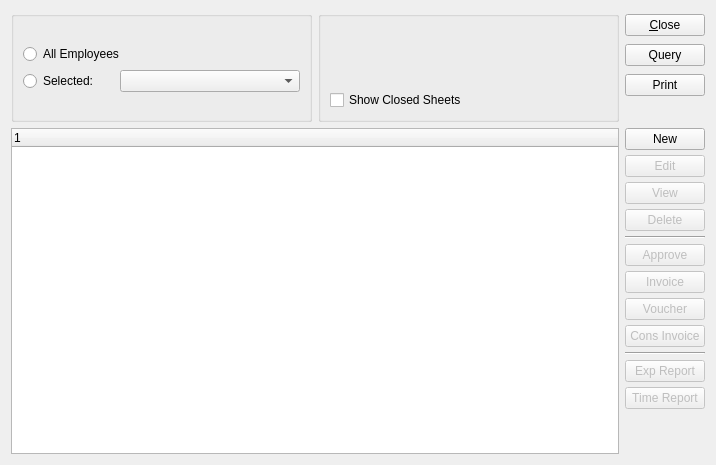
<?xml version="1.0" encoding="UTF-8"?>
<ui version="4.0">
 <comment>This file is part of the xTuple ERP: PostBooks Edition, a free and
open source Enterprise Resource Planning software suite,
Copyright (c) 1999-2009 by OpenMFG LLC, d/b/a xTuple.
It is licensed to you under the Common Public Attribution License
version 1.0, the full text of which (including xTuple-specific Exhibits)
is available at www.xtuple.com/CPAL.  By using this software, you agree
to be bound by its terms.</comment>
 <class>tesheet</class>
 <widget class="QWidget" name="tesheet">
  <property name="geometry">
   <rect>
    <x>0</x>
    <y>0</y>
    <width>716</width>
    <height>465</height>
   </rect>
  </property>
  <property name="sizePolicy">
   <sizepolicy hsizetype="MinimumExpanding" vsizetype="MinimumExpanding">
    <horstretch>0</horstretch>
    <verstretch>0</verstretch>
   </sizepolicy>
  </property>
  <property name="minimumSize">
   <size>
    <width>700</width>
    <height>370</height>
   </size>
  </property>
  <property name="windowTitle">
   <string>Open Sheets</string>
  </property>
  <layout class="QGridLayout" name="gridLayout_3">
   <item row="0" column="0">
    <widget class="QGroupBox" name="_empGrp">
     <property name="sizePolicy">
      <sizepolicy hsizetype="Expanding" vsizetype="Fixed">
       <horstretch>0</horstretch>
       <verstretch>0</verstretch>
      </sizepolicy>
     </property>
     <property name="minimumSize">
      <size>
       <width>301</width>
       <height>111</height>
      </size>
     </property>
     <property name="baseSize">
      <size>
       <width>0</width>
       <height>0</height>
      </size>
     </property>
     <property name="title">
      <string/>
     </property>
     <layout class="QGridLayout" name="gridLayout_2">
      <item row="0" column="1">
       <layout class="QGridLayout" name="gridLayout">
        <item row="0" column="0" colspan="2">
         <widget class="QRadioButton" name="_showAllEmployees">
          <property name="text">
           <string>All Employees</string>
          </property>
         </widget>
        </item>
        <item row="1" column="0">
         <widget class="QRadioButton" name="_selected">
          <property name="text">
           <string>Selected:</string>
          </property>
         </widget>
        </item>
        <item row="1" column="1">
         <widget class="XComboBox" name="_employees">
          <property name="minimumSize">
           <size>
            <width>180</width>
            <height>0</height>
           </size>
          </property>
         </widget>
        </item>
       </layout>
      </item>
     </layout>
    </widget>
   </item>
   <item row="0" column="1">
    <widget class="QGroupBox" name="_weekendingGrp">
     <property name="sizePolicy">
      <sizepolicy hsizetype="MinimumExpanding" vsizetype="Fixed">
       <horstretch>0</horstretch>
       <verstretch>0</verstretch>
      </sizepolicy>
     </property>
     <property name="minimumSize">
      <size>
       <width>253</width>
       <height>111</height>
      </size>
     </property>
     <property name="title">
      <string/>
     </property>
     <layout class="QGridLayout" name="gridLayout_4">
      <property name="verticalSpacing">
       <number>5</number>
      </property>
      <item row="0" column="0">
       <widget class="DateCluster" name="_weekending"/>
      </item>
      <item row="1" column="0">
       <widget class="XCheckBox" name="_showClosed">
        <property name="text">
         <string>Show Closed Sheets</string>
        </property>
       </widget>
      </item>
     </layout>
    </widget>
   </item>
   <item row="0" column="2">
    <layout class="QVBoxLayout" name="verticalLayout">
     <property name="spacing">
      <number>5</number>
     </property>
     <item>
      <widget class="QPushButton" name="_close">
       <property name="text">
        <string>&amp;Close</string>
       </property>
      </widget>
     </item>
     <item>
      <widget class="QPushButton" name="_query">
       <property name="text">
        <string>Query</string>
       </property>
      </widget>
     </item>
     <item>
      <widget class="QPushButton" name="_print">
       <property name="text">
        <string>Print</string>
       </property>
      </widget>
     </item>
     <item>
      <spacer name="verticalSpacer">
       <property name="orientation">
        <enum>Qt::Vertical</enum>
       </property>
       <property name="sizeType">
        <enum>QSizePolicy::Fixed</enum>
       </property>
       <property name="sizeHint" stdset="0">
        <size>
         <width>20</width>
         <height>20</height>
        </size>
       </property>
      </spacer>
     </item>
    </layout>
   </item>
   <item row="1" column="0" colspan="2">
    <widget class="XTreeWidget" name="_sheets">
     <property name="selectionMode">
      <enum>QAbstractItemView::ExtendedSelection</enum>
     </property>
    </widget>
   </item>
   <item row="1" column="2">
    <layout class="QVBoxLayout" name="verticalLayout_2">
     <property name="spacing">
      <number>5</number>
     </property>
     <item>
      <widget class="QPushButton" name="_new">
       <property name="text">
        <string>New</string>
       </property>
      </widget>
     </item>
     <item>
      <widget class="QPushButton" name="_edit">
       <property name="enabled">
        <bool>false</bool>
       </property>
       <property name="text">
        <string>Edit</string>
       </property>
      </widget>
     </item>
     <item>
      <widget class="QPushButton" name="_view">
       <property name="enabled">
        <bool>false</bool>
       </property>
       <property name="text">
        <string>View</string>
       </property>
      </widget>
     </item>
     <item>
      <widget class="QPushButton" name="_delete">
       <property name="enabled">
        <bool>false</bool>
       </property>
       <property name="text">
        <string>Delete</string>
       </property>
      </widget>
     </item>
     <item>
      <widget class="Line" name="line">
       <property name="orientation">
        <enum>Qt::Horizontal</enum>
       </property>
      </widget>
     </item>
     <item>
      <widget class="QPushButton" name="_approve">
       <property name="enabled">
        <bool>false</bool>
       </property>
       <property name="text">
        <string>Approve</string>
       </property>
      </widget>
     </item>
     <item>
      <widget class="QPushButton" name="_generateInvoice">
       <property name="enabled">
        <bool>false</bool>
       </property>
       <property name="text">
        <string>Invoice</string>
       </property>
      </widget>
     </item>
     <item>
      <widget class="QPushButton" name="_generateVoucher">
       <property name="enabled">
        <bool>false</bool>
       </property>
       <property name="text">
        <string>Voucher</string>
       </property>
      </widget>
     </item>
     <item>
      <widget class="QPushButton" name="_consolidateInvoice">
       <property name="enabled">
        <bool>false</bool>
       </property>
       <property name="text">
        <string>Cons Invoice</string>
       </property>
      </widget>
     </item>
     <item>
      <widget class="Line" name="line_2">
       <property name="orientation">
        <enum>Qt::Horizontal</enum>
       </property>
      </widget>
     </item>
     <item>
      <widget class="QPushButton" name="_expenseReport">
       <property name="enabled">
        <bool>false</bool>
       </property>
       <property name="text">
        <string>Exp Report</string>
       </property>
      </widget>
     </item>
     <item>
      <widget class="QPushButton" name="_timeReport">
       <property name="enabled">
        <bool>false</bool>
       </property>
       <property name="text">
        <string>Time Report</string>
       </property>
      </widget>
     </item>
     <item>
      <spacer name="verticalSpacer_2">
       <property name="orientation">
        <enum>Qt::Vertical</enum>
       </property>
       <property name="sizeHint" stdset="0">
        <size>
         <width>20</width>
         <height>40</height>
        </size>
       </property>
      </spacer>
     </item>
    </layout>
   </item>
  </layout>
 </widget>
 <customwidgets>
  <customwidget>
   <class>DateCluster</class>
   <extends>QWidget</extends>
   <header>datecluster.h</header>
   <container>1</container>
  </customwidget>
  <customwidget>
   <class>XCheckBox</class>
   <extends>QCheckBox</extends>
   <header>xcheckbox.h</header>
  </customwidget>
  <customwidget>
   <class>XComboBox</class>
   <extends>QComboBox</extends>
   <header>xcombobox.h</header>
  </customwidget>
  <customwidget>
   <class>XTreeWidget</class>
   <extends>QTreeWidget</extends>
   <header>xtreewidget.h</header>
   <container>1</container>
  </customwidget>
 </customwidgets>
 <tabstops>
  <tabstop>_print</tabstop>
  <tabstop>_close</tabstop>
 </tabstops>
 <resources/>
 <connections>
  <connection>
   <sender>_sheets</sender>
   <signal>valid(bool)</signal>
   <receiver>_edit</receiver>
   <slot>setEnabled(bool)</slot>
   <hints>
    <hint type="sourcelabel">
     <x>404</x>
     <y>275</y>
    </hint>
    <hint type="destinationlabel">
     <x>834</x>
     <y>142</y>
    </hint>
   </hints>
  </connection>
  <connection>
   <sender>_sheets</sender>
   <signal>valid(bool)</signal>
   <receiver>_delete</receiver>
   <slot>setEnabled(bool)</slot>
   <hints>
    <hint type="sourcelabel">
     <x>404</x>
     <y>275</y>
    </hint>
    <hint type="destinationlabel">
     <x>834</x>
     <y>216</y>
    </hint>
   </hints>
  </connection>
 </connections>
</ui>
